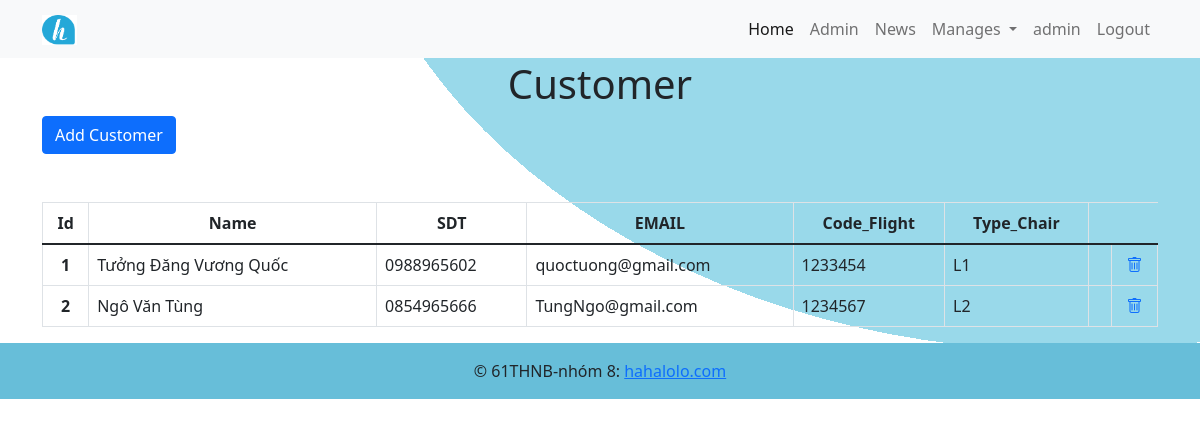
The app's page /admin/customer_admin.php (signed in), older data.
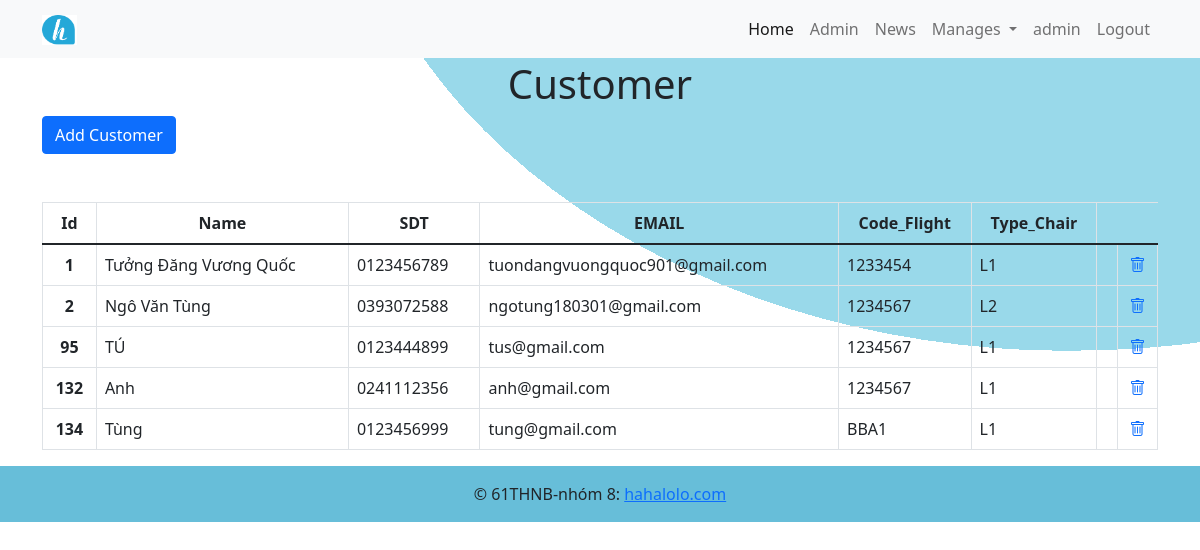
The same page, newer data.
### tables this page shows
CREATE TABLE `list_customer` (
  `Id` int(11) NOT NULL,
  `Name` varchar(30) DEFAULT NULL,
  `Code_Flight` char(7) NOT NULL,
  `Type_Chair` varchar(10) DEFAULT NULL,
  `Sex` bit(1) NOT NULL,
  `Adress` varchar(100) NOT NULL,
  `active_code` varchar(100) NOT NULL,
  `status` bit(1) NOT NULL,
  `id_user` int(11) NOT NULL,
  `EMAIL` varchar(200) NOT NULL,
  `SDT` char(10) NOT NULL
);

### admin/customer_admin.php (the view, shortened to what this page needs)
<?php
include "header_admin.php";
?>
<div class="container" style="margin-top: 5%;">
    <h1 class="mt-3 text-center">Customer</h1>
    <a class="btn btn-primary mb-5 bt-3" href="customer_add_admin.php" role="button">Add Customer</a>
    <table class="table table-hover table-bordered">
        <thead>
            <tr>
                <th scope="col" class="text-center">Id</th>
                <th scope="col" class="text-center">Name</th>
                <th scope="col" class="text-center">SDT</th>
                <th scope="col" class="text-center">EMAIL</th>
                <th scope="col" class="text-center">Code_Flight</th>
                <th scope="col" class="text-center">Type_Chair </th>
            </tr>
        </thead>
        <tbody>
            <?php
            include "connect.php";
            $query = "SELECT * FROM list_customer";
            $result = mysqli_query($conn, $query);
            while ($data = mysqli_fetch_assoc($result)) {
            ?>
                <tr>
                    <th scope="row" class="text-center"><?php echo $data['Id']  ?></th>
                    <td><?php echo $data['Name']  ?></td>
                    <td><?php echo $data['SDT']  ?></td>
                    <td ><?php echo $data['EMAIL']  ?></td>
                    <td ><?php echo $data['Code_Flight']  ?></td>
                    <td ><?php echo $data['Type_Chair']  ?></td>
                    <td class="text-center"><a href="#"></i> </a></td>
                    <td class="text-center"><a href="customer_delete_admin.php?Id=<?php echo $data['Id'] ?>"><i class="bi bi-trash"></i></a></td>
                </tr>
            <?php
            }
            ?>
        </tbody>
    </table>
</div>
<?php
include "footer.php";
?>

Row changes from the older to the newer data that the page shows:
changed list_customer "Tưởng Đăng Vương Quốc": SDT "0988965602" → "0123456789"; EMAIL "quoctuong@gmail.com" → "tuondangvuongquoc901@gmail.com"
changed list_customer "Ngô Văn Tùng": SDT "0854965666" → "0393072588"; EMAIL "TungNgo@gmail.com" → "ngotung180301@gmail.com"
added list_customer: Id "95", Name "TÚ", SDT "0123444899", EMAIL "tus@gmail.com", Code_Flight "1234567", Type_Chair "L1"
added list_customer: Id "132", Name "Anh", SDT "0241112356", EMAIL "anh@gmail.com", Code_Flight "1234567", Type_Chair "L1"
added list_customer: Id "134", Name "Tùng", SDT "0123456999", EMAIL "tung@gmail.com", Code_Flight "BBA1", Type_Chair "L1"
